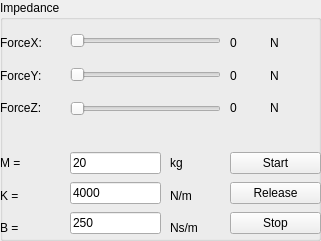
   <widget class="QGroupBox" name="groupBox_8">
    <property name="geometry">
     <rect>
      <x>870</x>
      <y>300</y>
      <width>321</width>
      <height>241</height>
     </rect>
    </property>
    <property name="title">
     <string>Impedance</string>
    </property>
    <widget class="QWidget" name="verticalLayoutWidget_2">
     <property name="geometry">
      <rect>
       <x>70</x>
       <y>20</y>
       <width>151</width>
       <height>111</height>
      </rect>
     </property>
     <layout class="QVBoxLayout" name="verticalLayout_27">
      <item>
       <widget class="QSlider" name="ForceXSlider">
        <property name="orientation">
         <enum>Qt::Horizontal</enum>
        </property>
       </widget>
      </item>
      <item>
       <widget class="QSlider" name="ForceYSlider">
        <property name="orientation">
         <enum>Qt::Horizontal</enum>
        </property>
       </widget>
      </item>
      <item>
       <widget class="QSlider" name="ForceZSlider">
        <property name="orientation">
         <enum>Qt::Horizontal</enum>
        </property>
       </widget>
      </item>
     </layout>
    </widget>
    <widget class="QWidget" name="verticalLayoutWidget">
     <property name="geometry">
      <rect>
       <x>0</x>
       <y>30</y>
       <width>61</width>
       <height>91</height>
      </rect>
     </property>
     <layout class="QVBoxLayout" name="verticalLayout_26">
      <item>
       <widget class="QLabel" name="label_26">
        <property name="text">
         <string>ForceX: </string>
        </property>
       </widget>
      </item>
      <item>
       <widget class="QLabel" name="label_70">
        <property name="text">
         <string>ForceY: </string>
        </property>
       </widget>
      </item>
      <item>
       <widget class="QLabel" name="label_74">
        <property name="text">
         <string>ForceZ: </string>
        </property>
       </widget>
      </item>
     </layout>
    </widget>
    <widget class="QWidget" name="verticalLayoutWidget_3">
     <property name="geometry">
      <rect>
       <x>230</x>
       <y>30</y>
       <width>31</width>
       <height>91</height>
      </rect>
     </property>
     <layout class="QVBoxLayout" name="verticalLayout_28">
      <item>
       <widget class="QLabel" name="ForceX_Value">
        <property name="text">
         <string>0</string>
        </property>
       </widget>
      </item>
      <item>
       <widget class="QLabel" name="ForceY_Value">
        <property name="text">
         <string>0</string>
        </property>
       </widget>
      </item>
      <item>
       <widget class="QLabel" name="ForceZ_Value">
        <property name="text">
         <string>0</string>
        </property>
       </widget>
      </item>
     </layout>
    </widget>
    <widget class="QWidget" name="verticalLayoutWidget_4">
     <property name="geometry">
      <rect>
       <x>270</x>
       <y>30</y>
       <width>16</width>
       <height>91</height>
      </rect>
     </property>
     <layout class="QVBoxLayout" name="verticalLayout_29">
      <item>
       <widget class="QLabel" name="label_71">
        <property name="text">
         <string>N</string>
        </property>
       </widget>
      </item>
      <item>
       <widget class="QLabel" name="label_72">
        <property name="text">
         <string>N</string>
        </property>
       </widget>
      </item>
      <item>
       <widget class="QLabel" name="label_73">
        <property name="text">
         <string>N</string>
        </property>
       </widget>
      </item>
     </layout>
    </widget>
    <widget class="QWidget" name="verticalLayoutWidget_5">
     <property name="geometry">
      <rect>
       <x>0</x>
       <y>150</y>
       <width>61</width>
       <height>91</height>
      </rect>
     </property>
     <layout class="QVBoxLayout" name="verticalLayout_30">
      <item>
       <widget class="QLabel" name="label_75">
        <property name="text">
         <string>M =</string>
        </property>
       </widget>
      </item>
      <item>
       <widget class="QLabel" name="label_76">
        <property name="text">
         <string>K =</string>
        </property>
       </widget>
      </item>
      <item>
       <widget class="QLabel" name="label_77">
        <property name="text">
         <string>B =</string>
        </property>
       </widget>
      </item>
     </layout>
    </widget>
    <widget class="QWidget" name="verticalLayoutWidget_6">
     <property name="geometry">
      <rect>
       <x>70</x>
       <y>150</y>
       <width>91</width>
       <height>89</height>
      </rect>
     </property>
     <layout class="QVBoxLayout" name="verticalLayout_31">
      <item>
       <widget class="QLineEdit" name="massValue">
        <property name="text">
         <string>20</string>
        </property>
       </widget>
      </item>
      <item>
       <widget class="QLineEdit" name="stiffnessValue">
        <property name="text">
         <string>4000</string>
        </property>
       </widget>
      </item>
      <item>
       <widget class="QLineEdit" name="dissipationValue">
        <property name="text">
         <string>250</string>
        </property>
       </widget>
      </item>
     </layout>
    </widget>
    <widget class="QWidget" name="verticalLayoutWidget_7">
     <property name="geometry">
      <rect>
       <x>170</x>
       <y>150</y>
       <width>39</width>
       <height>91</height>
      </rect>
     </property>
     <layout class="QVBoxLayout" name="verticalLayout_32">
      <item>
       <widget class="QLabel" name="label_78">
        <property name="text">
         <string>kg</string>
        </property>
       </widget>
      </item>
      <item>
       <widget class="QLabel" name="label_79">
        <property name="text">
         <string>N/m</string>
        </property>
       </widget>
      </item>
      <item>
       <widget class="QLabel" name="label_80">
        <property name="text">
         <string>Ns/m</string>
        </property>
       </widget>
      </item>
     </layout>
    </widget>
    <widget class="QWidget" name="verticalLayoutWidget_8">
     <property name="geometry">
      <rect>
       <x>230</x>
       <y>150</y>
       <width>91</width>
       <height>89</height>
      </rect>
     </property>
     <layout class="QVBoxLayout" name="verticalLayout_33">
      <item>
       <widget class="QPushButton" name="ImStartBtn">
        <property name="text">
         <string>Start</string>
        </property>
       </widget>
      </item>
      <item>
       <widget class="QPushButton" name="releaseBtn">
        <property name="text">
         <string>Release</string>
        </property>
       </widget>
      </item>
      <item>
       <widget class="QPushButton" name="ImStopBtn">
        <property name="text">
         <string>Stop</string>
        </property>
       </widget>
      </item>
     </layout>
    </widget>
   </widget>
